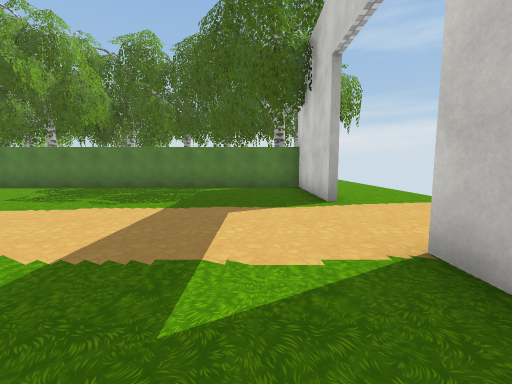
view 1 (above)

16 first-person views from a walk through a scene from a Unity 3-D project. The camera is 1.4 m above the floor, tilts 6° down and sees 90° across. The floor is counted in squares, 2 m on a side. Each view is taken from the middle of a square. On the plan, view 1 faces up. The plan holds only what a view shows up to about 9 squares ahead; the rest is blank. The place goes on beyond the plan. The player character is not drawn. Some surface patterns are stand-ins.

view 2
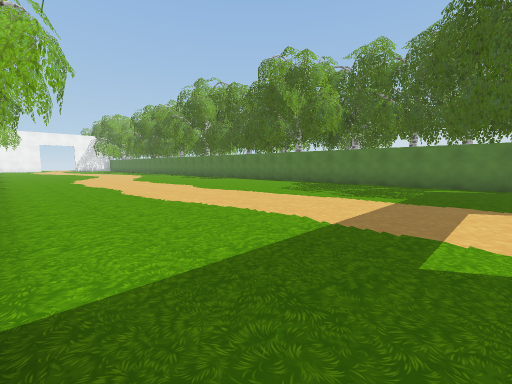

view 3
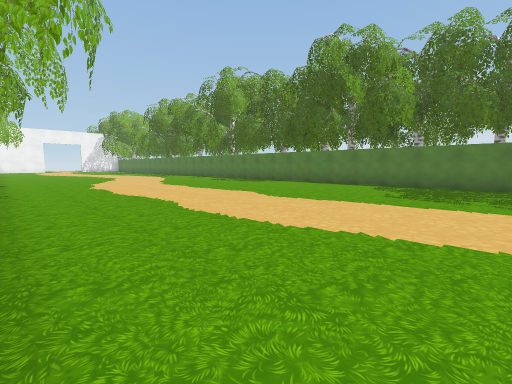

view 4
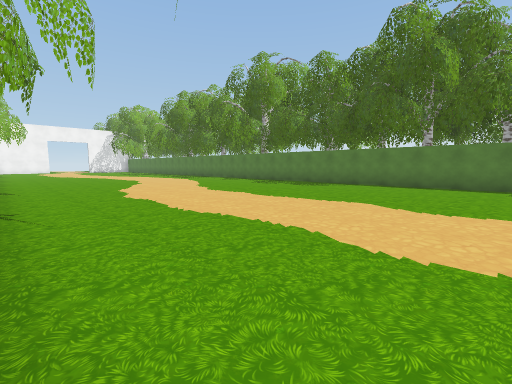

view 5
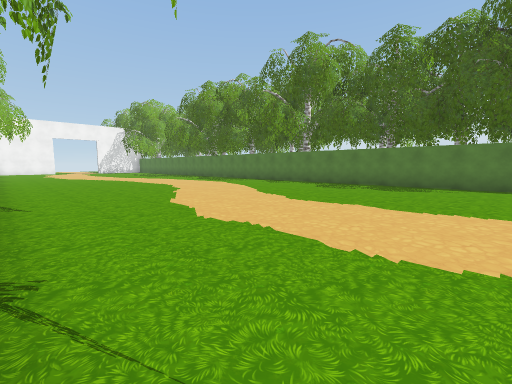

view 6
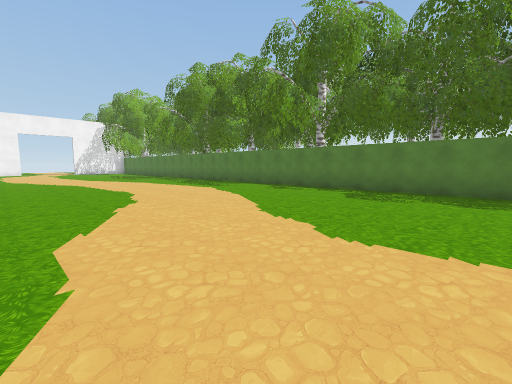

view 7
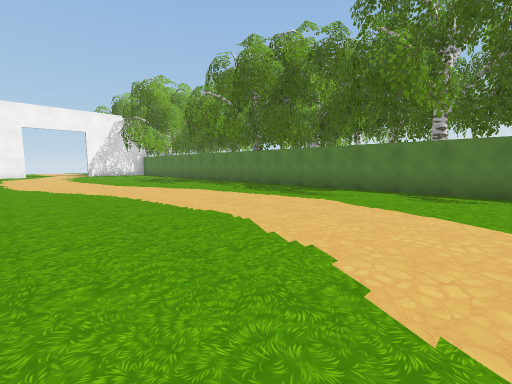

view 8
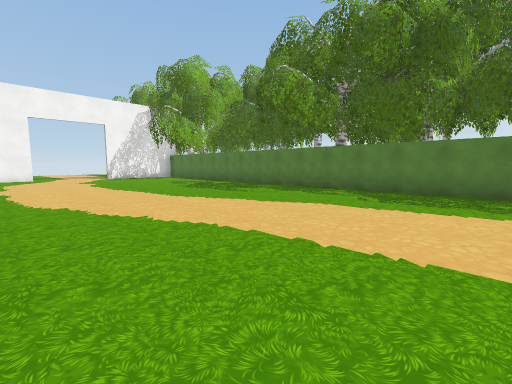

view 9
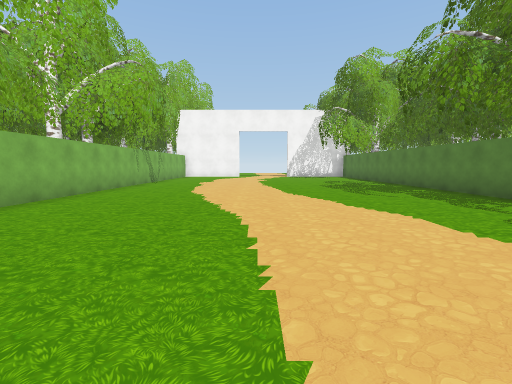

view 10
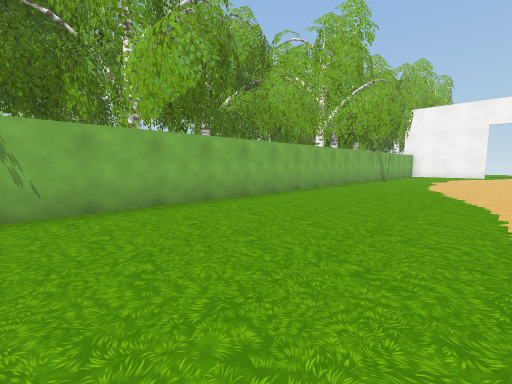

view 11
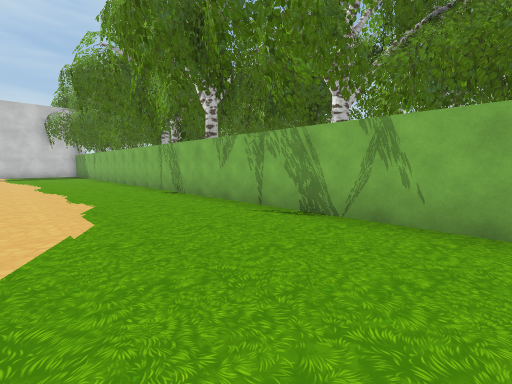

view 12
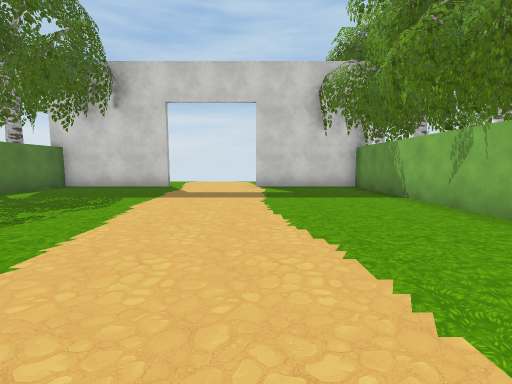

view 13
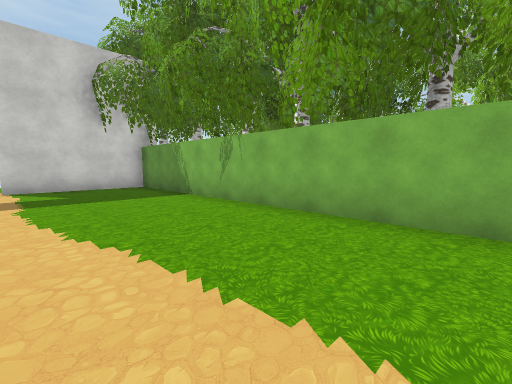

view 14
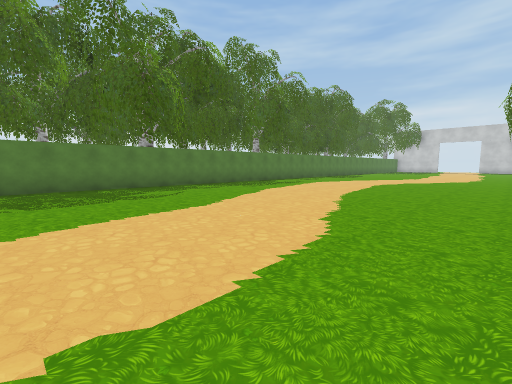

view 15
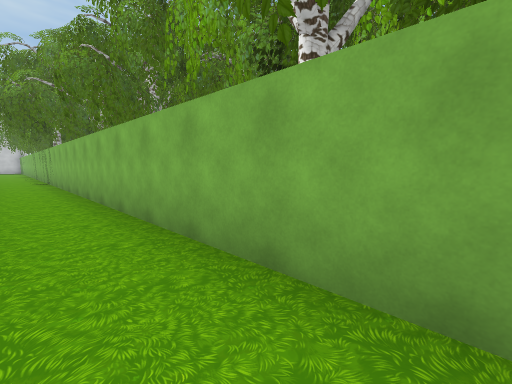

view 16
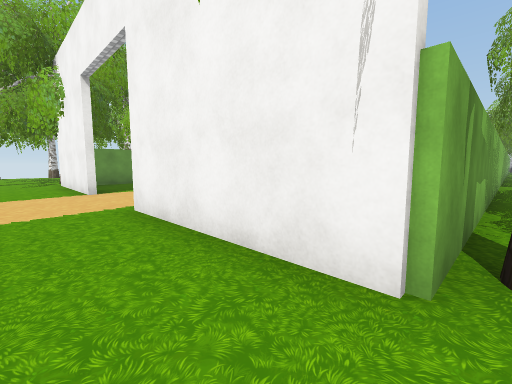

### Floor plan
Points are (right, up) in squares from view 1. A wall is a line through its corners. A room is listed if a view was taken in it or the views show most of it. See-through windows are left out.
Room 1 (views 1, 2, 3, 4, 5, 6, 7, 8, 9, 10, 11, 12, 13, 14, 15)
walls: (-26.6, -1.3) (1.4, -1.3) (1.4, 2); (1.4, 4.9) (1.4, 8.3) (-27.1, 8.3); (1.6, 8.6) (1.6, 4.9)
ways out: opening at (2.5, 9) to room 2; opening at (2.5, 2)
objects: tree (-27, -2); tree (-11, -2)
Room 2 (view 16)
walls: (-9.1, 8.8) (0.6, 8.8)
ways out: opening at (2.5, 9) to room 1
objects: tree (-23, 9); tree (1, 9)

Where each view was taken, in squares from view 1:
view 1: 0 up, 0 right, facing up
view 2: 1 down, 0 right, facing up-left
view 3: 1 down, 3 left, facing up-left
view 4: 1 down, 6 left, facing up-left
view 5: 1 down, 9 left, facing up-left
view 6: 1 up, 11 left, facing up-left
view 7: 1 up, 15 left, facing up-left
view 8: 1 up, 19 left, facing up-left
view 9: 3 up, 18 left, facing left
view 10: 3 up, 16 left, facing down-left
view 11: 2 up, 17 left, facing down-right
view 12: 2 up, 7 left, facing right
view 13: 2 up, 7 left, facing down-right
view 14: 0 up, 27 left, facing up-right
view 15: 0 up, 27 left, facing down-right
view 16: 9 up, 3 right, facing down-left
